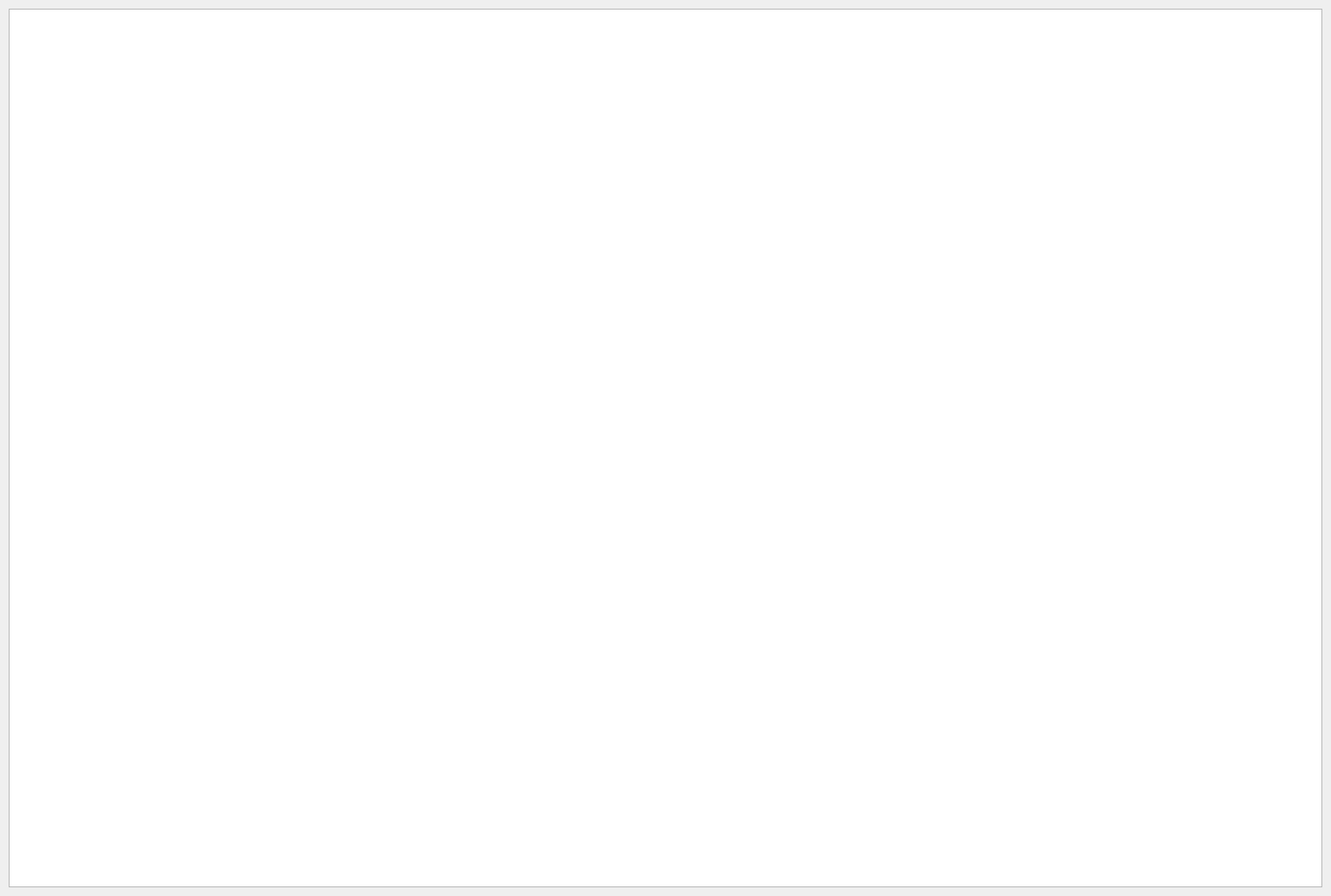
<?xml version="1.0" encoding="UTF-8"?>
<ui version="4.0">
 <class>MainWindow</class>
 <widget class="QMainWindow" name="MainWindow">
  <property name="geometry">
   <rect>
    <x>0</x>
    <y>0</y>
    <width>1530</width>
    <height>1030</height>
   </rect>
  </property>
  <property name="windowTitle">
   <string>MainWindow</string>
  </property>
  <widget class="QWidget" name="centralwidget">
   <widget class="QGraphicsView" name="graphicsView">
    <property name="geometry">
     <rect>
      <x>10</x>
      <y>10</y>
      <width>1510</width>
      <height>1010</height>
     </rect>
    </property>
   </widget>
  </widget>
 </widget>
 <resources/>
 <connections/>
</ui>
